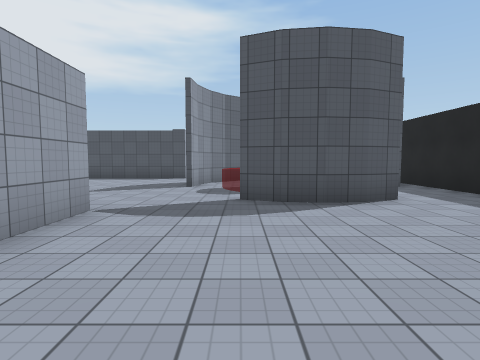
[1] (above)

19 first-person views from a walk through a Unity game level. The camera is 1.5 m above the floor, tilts 4° down and sees 80° across. Doors are open. The floor is counted in squares, 2 m on a side. Each view is taken from the middle of a square. On the plan, view 1 faces up. The plan holds only what a view shows up to about 10 squares ahead; the rest is blank. The place goes on beyond the plan. The player is left out. Surface patterns are stand-ins for the level's own textures.

[2]
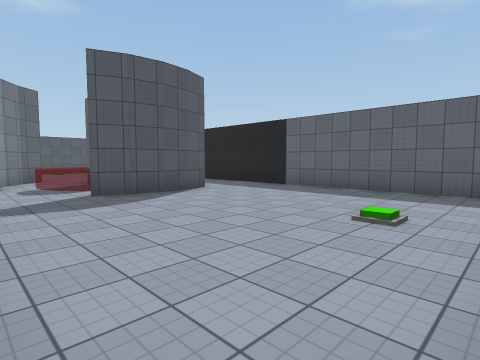

[3]
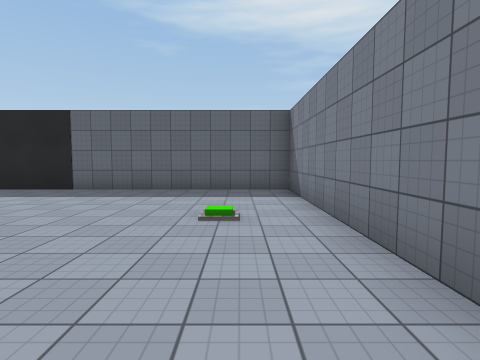

[4]
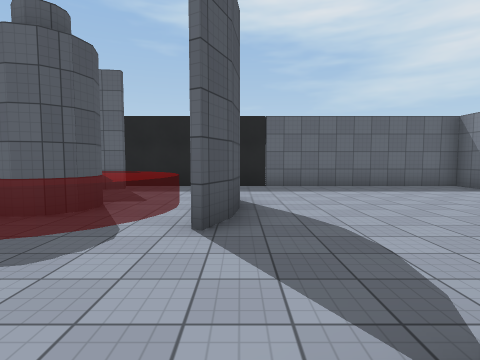

[5]
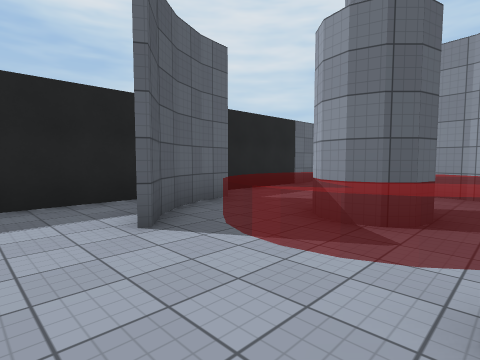

[6]
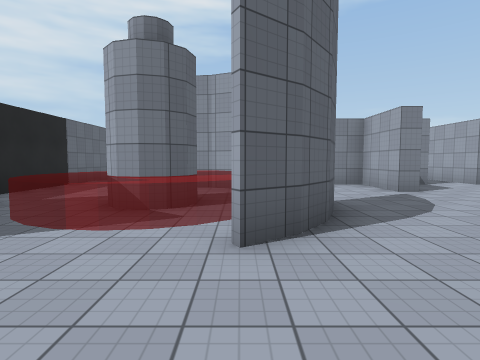

[7]
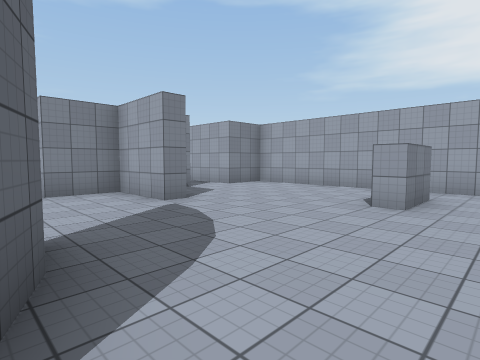

[8]
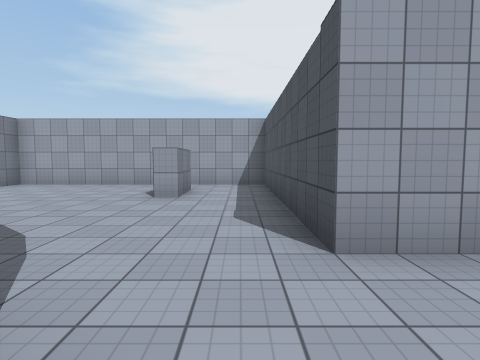

[9]
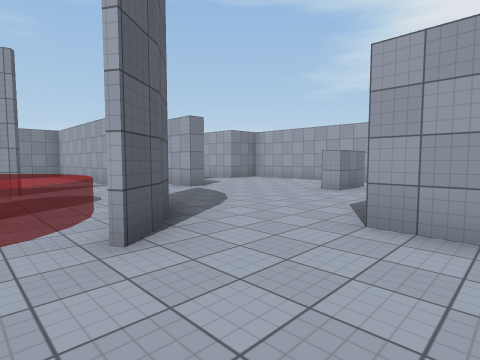

[10]
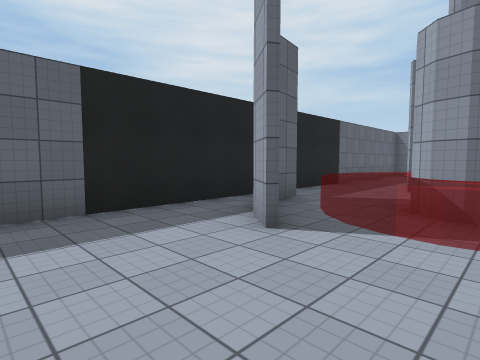

[11]
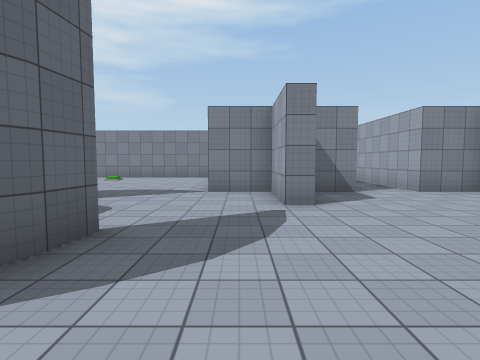

[12]
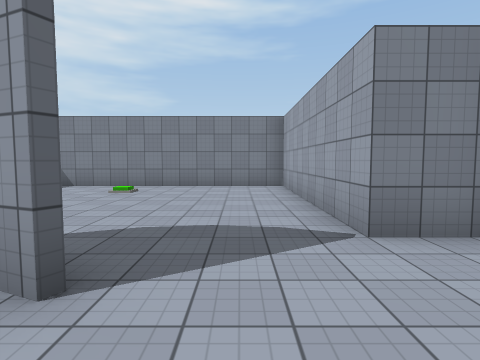

[13]
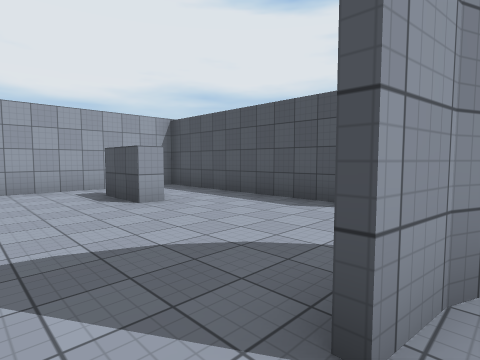

[14]
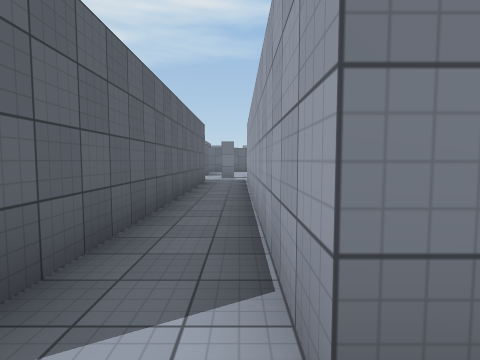

[15]
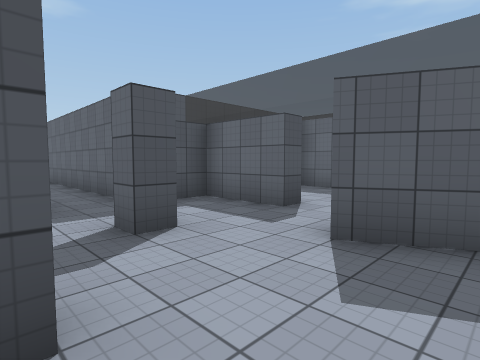

[16]
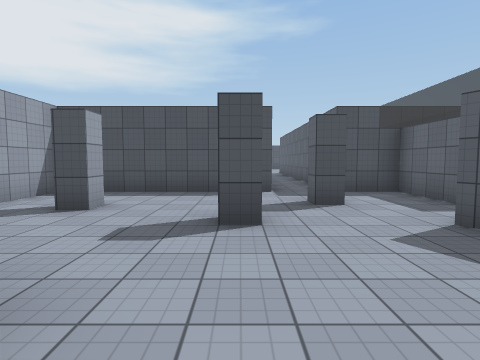

[17]
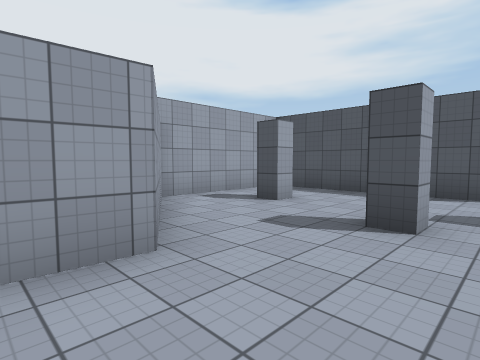

[18]
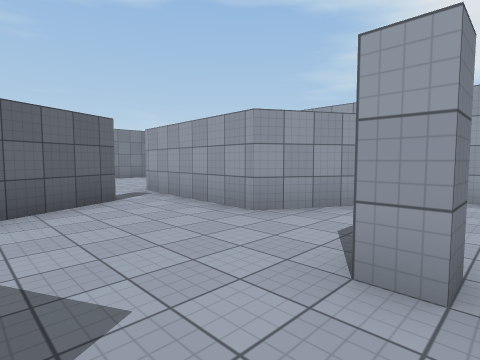

[19]
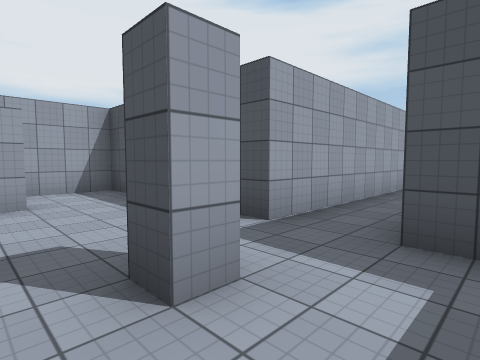

### Floor plan
Key: @ floor where view 1 was taken; # wall or solid block; x gap in a wall; . floor; D open door; ^ raised ledge.
Columns run from 13 left of view 1 to 6 right of it. Each row starts with its distance up from view 1.
 13           #........#
 12     #######........#
 11     #..............#
 10     #.......##^^##.#
  9     #.##....#^^^^#.#
  8     #.......# ^^ #.#
  7     #........^^^^..#
  6     #....#....^^...#
  5     #....#....###..#
  4     ##DD###........#
  3      #.D# #........#
  2      #..# #........#
  1      #..# #........#
  0      #..# #..@.....#
 -1      #..# #........#
 -2      #..# ##########
 -3      #..#
 -4      #..#
 -5 ######..##  ##
 -6 #........# ..#
 -7 #.....#..#..
 -8 #.#........
 -9 #....#..#
-10 ###.....#
-11   ##....
-12    #...
-13    #.###
-14    #.x
-15    ..
-16    ..

Positions as (right, up) in squares from view 1, and headings:
1: (0, 0), facing up
2: (-2, -1), facing up-right
3: (-2, 0), facing right
4: (-3, 5), facing right
5: (0, 12), facing down-right
6: (0, 13), facing down
7: (-1, 11), facing down-left
8: (0, 11), facing left
9: (1, 13), facing down-left
10: (1, 13), facing down-right
11: (-3, 11), facing down
12: (-1, 7), facing down
13: (-1, 7), facing up-left
14: (-7, 5), facing down
15: (-8, -10), facing up-right
16: (-8, -12), facing up
17: (-7, -12), facing up-left
18: (-6, -8), facing down-left
19: (-5, -8), facing up-left
